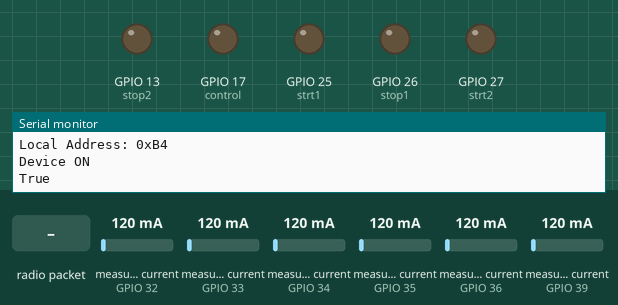
The sketch below on a simulated ESP32. Parts: output pins drawn as LEDs (lit = HIGH), the last lines printed to the serial monitor. The inputs (shaded band) are chosen by the test bench; at power-on: measured current (sensors on GPIO 32, GPIO 33, GPIO 34, GPIO 35, GPIO 36, GPIO 39) 120 mA. Random numbers use the default seed unless the sketch sets one; no radio packets arrive unless stated.

Above: at 2.0 s.
2.1 s: radio packet "1" arrives
At 11.7 s:
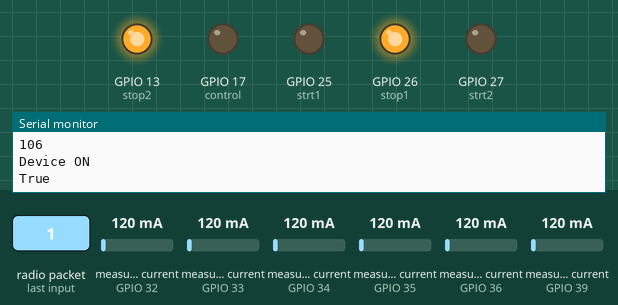
At 22.6 s:
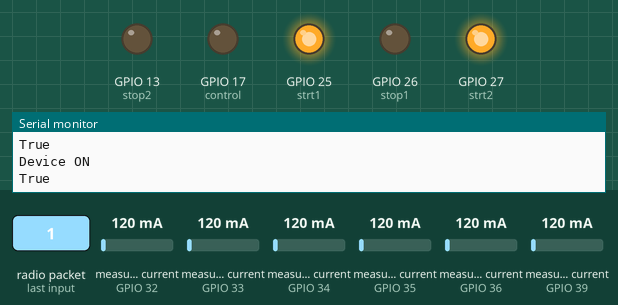
Timing chart, 0 to 23.3 s (numbered marks = the images above; inputs shaded):
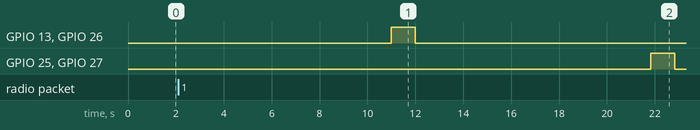

The sketch:

esp32-lora-starter-2-1-test.ino
```cpp
// Author @ Biswajit Nayak
// Library //////////////////////////////////////////////////////
#include <SPI.h>
#include <LoRa.h>
//#include <WiFi.h>
#include "EmonLib.h"
EnergyMonitor emon1, emon2, emon3, emon4, emon5, emon6;
// LoRa Pins //////////////////////////////////////////////////////////
#define SS 5    // GPIO5
#define RST 14  // GPIO14
#define DIO0 2  // GPIO2
// CT pins Analog input from CT ////////////////////////////////////////
int CT_r1 = 33; // R1
int CT_y1 = 32; // Y1
int CT_b1 = 35; // B1

int CT_r2 = 34; // R2
int CT_y2 = 39; // Y2
int CT_b2 = 36; // B2
// SSR pins output //////////////////////////////////////////////////////
int strt1 = 25; // start relay for A1
int stop1 = 26; // stop relay for A1

int strt2 = 27; // start relay for A2
int stop2 = 13; // stop relay for A2
// Control pin output //////////////////////////////////////////////////
int control = 17; // control pin for dashboard
/////////////////////////////////////////////////////////////////////
String val;
bool slot1 = false;
String outgoing;              // outgoing message
byte msgCount = 0;            // count of outgoing messages
//byte localAddress = 0x3D;     // address of this device
byte localAddress = 0xb4;     // address of this device
byte destination = 0xA34;     // destination to send to
long lastSendTime = 0;        // last send time
int interval = 2000;          // interval between sends

long lastControlToggle = 0;   // last time the control pin was toggled
long lastControlToggle2 = 10000;
//const long controlInterval = 3600000; // 1 hour in milliseconds
const long controlInterval = 10000; // 10 sec in milliseconds
const long controlInterval2 = 10000; // 10 sec in milliseconds
bool toggleState = false;

String Dev_status;

void setup() {
  pinMode(strt1, OUTPUT);
  pinMode(stop1, OUTPUT);
  pinMode(strt2, OUTPUT);
  pinMode(stop2, OUTPUT);

  pinMode(control, OUTPUT);

  emon1.current(CT_r1, 1.6);
  emon2.current(CT_y1, 1.6);
  emon3.current(CT_b1, 1.6);
  emon4.current(CT_r2, 1.6);
  emon5.current(CT_y2, 1.6);
  emon6.current(CT_b2, 1.6);

  Serial.begin(115200);
  while (!Serial);
  Serial.println("LoRa Duplex");
  LoRa.setPins(SS, RST, DIO0);
  if (!LoRa.begin(433E6)) {
    Serial.println("LoRa init failed. Check your connections.");
    while (true);
  }
  Serial.println("LoRa init succeeded.");
  Serial.print("Local Address: 0x");
  Serial.println(localAddress, HEX);
}

void loop() {
  unsigned long currentMillis = millis();

  if (currentMillis - lastControlToggle >= controlInterval) {
    if(toggleState) {
    digitalWrite(strt1, HIGH);
    //delay(10);
    digitalWrite(strt2, HIGH);
    delay(1000);
    digitalWrite(strt1, LOW);
    digitalWrite(strt2, LOW);
    Serial.println("Aerator ON");
    }
    else
    {
    digitalWrite(stop1, HIGH);
    //delay(10);
    digitalWrite(stop2, HIGH);
    delay(1000);
    digitalWrite(stop1, LOW);
    digitalWrite(stop2, LOW);
    Serial.println("Aerator OFF");
    }
    toggleState = !toggleState;
    lastControlToggle = currentMillis;
  }
  double Irmsr1 = emon1.calcIrms(1480);
  double Irmsy1 = emon2.calcIrms(1480);
  double Irmsb1 = emon3.calcIrms(1480);

  double Irmsr2 = emon4.calcIrms(1480);
  double Irmsy2 = emon5.calcIrms(1480);
  double Irmsb2 = emon6.calcIrms(1480);

  double powr1 = Irmsr1 * 420.0;
  //Serial.print(" R1 ");
  //Serial.println(Irmsr1);

  double powy1 = Irmsy1 * 420.0;
  //Serial.print(" Y1 ");
  //Serial.println(Irmsy1);

  double powb1 = Irmsb1 * 420.0;
  //Serial.print(" B1 ");
  //Serial.println(Irmsb1);

  double powr2 = Irmsr2 * 420.0;
  //Serial.print(" R2 ");
  //Serial.println(Irmsr2);

  double powy2 = Irmsy2 * 420.0;
  //Serial.print(" Y2 ");
  //Serial.println(Irmsy2);

  double powb2 = Irmsb2 * 420.0;
  //Serial.print(" B2 ");
  //Serial.println(Irmsb2);
  //delay(100);
  val = String("R1" + String(Irmsr1) + "," + "Y1" + String(Irmsy1) + "," + "B1" + String(Irmsb1) + ","
               + "R2" + String(Irmsr2) + "," + "Y2" + String(Irmsy2) + "," + "B2" + String(Irmsb2)+","
               + "PR1" + String(powr1) + "," + "PY1" + String(powy1) + "," + "PB1" + String(powb1) + ","
               + "PR2" + String(powr2) + "," + "PY2" + String(powy2) + "," + "PB2" + String(powb2)+"," + "Status" + Dev_status);
 // Check if any current value exceeds 3A
 if (Irmsr1 > 3 || Irmsy1 > 3 || Irmsb1 > 3 || Irmsr2 > 3 || Irmsy2 > 3 || Irmsb2 > 3)
{
    //digitalWrite(control, HIGH);
    Serial.println("Device OFF");
    //Dev_status = "False";
}
else {
    digitalWrite(control, LOW);
    Serial.println("Device ON");
    Dev_status = "True";
  }
  Serial.println(Dev_status);
  if (currentMillis - lastSendTime > interval) {
    sendMessage(val);
    Serial.println("Sending " + val);
    Serial.println(val.length());
    lastSendTime = currentMillis;
    interval = random(2000) + 1000;
  }
  onReceive(LoRa.parsePacket());
}

void sendMessage(String outgoing) {
  LoRa.beginPacket();
  LoRa.write(destination);
  LoRa.write(localAddress);
  LoRa.write(msgCount);
  LoRa.write(outgoing.length());
  LoRa.print(outgoing);
  LoRa.endPacket();
  msgCount++;
  int msg2 = outgoing.length();
  int total = 3 + msg2;
  Serial.print("Uplink message length: ");
  Serial.println(total);
}

void onReceive(int packetSize) {
  if (packetSize == 0) return;
  int recipient = LoRa.read();
  byte sender = LoRa.read();
  byte incomingMsgId = LoRa.read();
  byte incomingLength = LoRa.read();
  String incoming = "";
  while (LoRa.available()) {
    incoming += (char)LoRa.read();
  }
  if (incomingLength != incoming.length()) {
    Serial.println("error: message length does not match length");
    return;
  }
  if (recipient != localAddress && recipient != 0xBC) {
    Serial.println("This message is not for me.");
    return;
  }
  Serial.println("Received from: 0x" + String(sender, HEX));
  Serial.println("Sent to: 0x" + String(recipient, HEX));
  Serial.println("Message ID: " + String(incomingMsgId));
  Serial.println("Message length: " + String(incomingLength));
  Serial.println("Message: " + incoming);
  Serial.println("RSSI: " + String(LoRa.packetRssi()));
  Serial.println("Snr: " + String(LoRa.packetSnr()));
  Serial.println();
}
```
